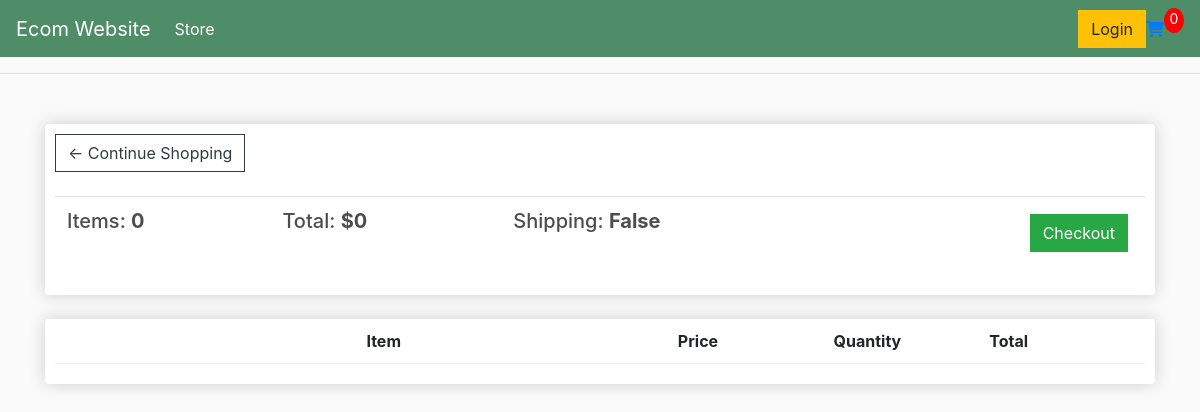
The app's page /cart/ (signed in) with its own data.
### store/models.py (models this page shows, shortened)
class Order(models.Model):
    customer: models.ForeignKey = models.ForeignKey(Customer, on_delete=models.SET_NULL, null=True, blank=True)
    date_ordered: models.DateTimeField = models.DateTimeField(auto_now_add=True, null=True)
    complete: models.BooleanField = models.BooleanField(default=False)
    transaction_id: models.CharField = models.CharField(max_length=100, null=True, unique=True)
    @property
    def get_cart_price(self):
        orderitems = self.orderitem_set.all()
        return sum(item.get_total_price for item in orderitems)
    @property
    def get_items_amount(self):
        orderitems = self.orderitem_set.all()
        return sum(item.quantity for item in orderitems)
    @property
    def requires_shipping(self):
        if len(self.orderitem_set.all()) == 0:
            return False
        return any(orderitem.product.digital == False for orderitem in self.orderitem_set.all())

### store/views.py (the view)
# urls.py: path('cart/', views.cart, name="cart"),
def cart(request):
    order_data = get_order_data(request)
    order = order_data["order"]
    ordered_items = order_data["ordered_items"]
    items_amount = order_data["items_amount"]
    context = {
        "order": order,
        "ordered_items": ordered_items,
        "items_amount": items_amount,
    }
    return render(request, "store/cart.html", context)

### store/utils.py (called while the page is built)
def get_order_data(request) -> dict:
    if request.user.is_authenticated:
        customer = request.user.customer
        order, created = Order.objects.get_or_create(customer=customer, complete=False)
        ordered_items = order.orderitem_set.all()
        items_amount = order.get_items_amount
        requires_shipping = order.requires_shipping
    else:
        cart_data = cookie_cart(request)
        ordered_items = cart_data['ordered_items']
        order = cart_data['order']
        items_amount = cart_data['items_amount']
        requires_shipping = cart_data['requires_shipping']
    return {
        "order": order,
        "ordered_items": ordered_items,
        "items_amount": items_amount,
        "requires_shipping": requires_shipping,
    }

### store/templates/store/cart.html (shortened to what this page needs)
{% extends "store/main.html" %}
{% load static %}
{% block content %}
<div class="row">
    <div class="col-lg-12">
        <div class="box-element">
            <a class="btn btn-outline-dark" href="{% url 'store' %}">&#x2190; Continue Shopping</a>
            <br>
            <br>
            <table class="table">
                <tr>
                    <th><h5>Items: <strong>{{order.get_items_amount}}</strong></h5></th>
                    <th><h5>Total: <strong>${{order.get_cart_price}}</strong></h5></th>
                    <th><h5>Shipping: <strong>{{order.requires_shipping}}</strong></h5></th>
                    <th>
                        <a style="float:right; margin: 5px;" class="btn btn-success" href="{% url 'checkout' %}">Checkout</a>
                    </th>
                </tr>
            </table>
        </div>
        <br>
        <div class="box-element">
            <div class="cart-row">
                <div style="flex: 2;"></div>
                <div style="flex: 2;"><strong>Item</strong></div>
                <div style="flex: 1;"><strong>Price</strong></div>
                <div style="flex: 1;"><strong>Quantity</strong></div>
                <div style="flex: 1;"><strong>Total</strong></div>
            </div>
        </div>
    </div>
</div>
{% endblock content %}

### static/css/main.css (style rules this page uses)
body { background-color: hsl(0, 0%, 98%); }
h1,h2,h3,h4,h5,h6 { color:hsl(0, 0%, 30%); }
.box-element { box-shadow:hsl(0, 0%, 80%) 0 0 16px; background-color: #fff; border-radius: 4px; padding: 10px; }
.col-lg-4, .col-lg-6, .col-lg-8, .col-lg-12 { margin-top: 10px; }
.btn { border-radius: 0; }
.cart-row { display: flex; align-items: flex-stretch; padding-bottom: 10px; margin-bottom: 10px; border-bottom: 1px solid #ececec; }

### records on screen
Order: get_items_amount "0", get_cart_price "0", requires_shipping "False"

### other values on screen
{{ items_amount }} "0"
